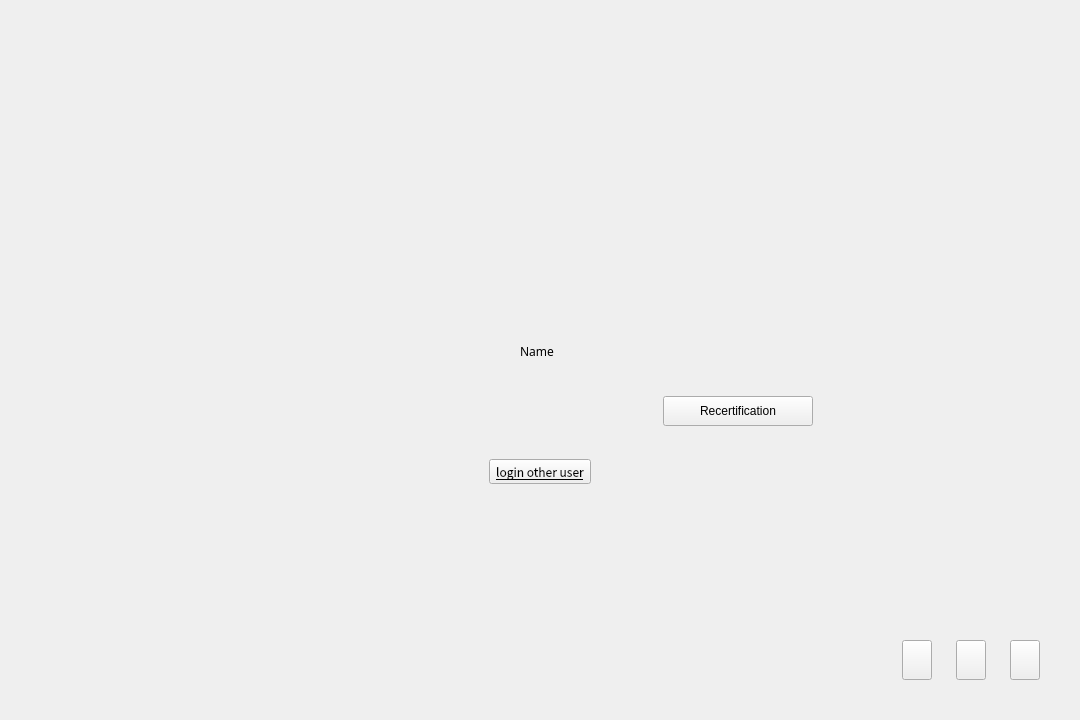
<?xml version="1.0" encoding="UTF-8"?>
<ui version="4.0">
 <class>GreeterLoginWindow</class>
 <widget class="QWidget" name="GreeterLoginWindow">
  <property name="geometry">
   <rect>
    <x>0</x>
    <y>0</y>
    <width>1080</width>
    <height>720</height>
   </rect>
  </property>
  <property name="sizePolicy">
   <sizepolicy hsizetype="Ignored" vsizetype="Ignored">
    <horstretch>0</horstretch>
    <verstretch>0</verstretch>
   </sizepolicy>
  </property>
  <property name="tabletTracking">
   <bool>false</bool>
  </property>
  <property name="windowTitle">
   <string>Form</string>
  </property>
  <property name="styleSheet">
   <string notr="true"/>
  </property>
  <layout class="QHBoxLayout" name="horizontalLayout" stretch="1,2,1">
   <property name="spacing">
    <number>0</number>
   </property>
   <property name="sizeConstraint">
    <enum>QLayout::SetNoConstraint</enum>
   </property>
   <property name="leftMargin">
    <number>40</number>
   </property>
   <property name="topMargin">
    <number>40</number>
   </property>
   <property name="rightMargin">
    <number>40</number>
   </property>
   <property name="bottomMargin">
    <number>40</number>
   </property>
   <item>
    <layout class="QVBoxLayout" name="leftV" stretch="0,0,0">
     <property name="spacing">
      <number>0</number>
     </property>
     <property name="sizeConstraint">
      <enum>QLayout::SetMinAndMaxSize</enum>
     </property>
     <property name="topMargin">
      <number>0</number>
     </property>
     <item>
      <spacer name="verticalSpacer">
       <property name="orientation">
        <enum>Qt::Vertical</enum>
       </property>
       <property name="sizeType">
        <enum>QSizePolicy::Expanding</enum>
       </property>
       <property name="sizeHint" stdset="0">
        <size>
         <width>20</width>
         <height>40</height>
        </size>
       </property>
      </spacer>
     </item>
     <item>
      <widget class="QWidget" name="JustForSpace" native="true">
       <property name="sizePolicy">
        <sizepolicy hsizetype="Preferred" vsizetype="Fixed">
         <horstretch>0</horstretch>
         <verstretch>0</verstretch>
        </sizepolicy>
       </property>
       <property name="minimumSize">
        <size>
         <width>114</width>
         <height>0</height>
        </size>
       </property>
       <property name="maximumSize">
        <size>
         <width>228</width>
         <height>0</height>
        </size>
       </property>
      </widget>
     </item>
     <item>
      <widget class="UserListWidget" name="userlist" native="true">
       <property name="sizePolicy">
        <sizepolicy hsizetype="Preferred" vsizetype="Preferred">
         <horstretch>0</horstretch>
         <verstretch>0</verstretch>
        </sizepolicy>
       </property>
       <property name="minimumSize">
        <size>
         <width>114</width>
         <height>62</height>
        </size>
       </property>
       <property name="maximumSize">
        <size>
         <width>228</width>
         <height>310</height>
        </size>
       </property>
       <property name="baseSize">
        <size>
         <width>0</width>
         <height>0</height>
        </size>
       </property>
       <property name="styleSheet">
        <string notr="true"/>
       </property>
      </widget>
     </item>
    </layout>
   </item>
   <item>
    <widget class="QWidget" name="centerV" native="true">
     <property name="sizePolicy">
      <sizepolicy hsizetype="Expanding" vsizetype="Expanding">
       <horstretch>0</horstretch>
       <verstretch>0</verstretch>
      </sizepolicy>
     </property>
     <layout class="QVBoxLayout" name="verticalLayout_2" stretch="6,11,4,1">
      <property name="spacing">
       <number>0</number>
      </property>
      <property name="topMargin">
       <number>1</number>
      </property>
      <property name="bottomMargin">
       <number>1</number>
      </property>
      <item>
       <spacer name="verticalSpacer_2">
        <property name="orientation">
         <enum>Qt::Vertical</enum>
        </property>
        <property name="sizeType">
         <enum>QSizePolicy::Preferred</enum>
        </property>
        <property name="sizeHint" stdset="0">
         <size>
          <width>20</width>
          <height>40</height>
         </size>
        </property>
       </spacer>
      </item>
      <item>
       <widget class="QWidget" name="center" native="true">
        <property name="sizePolicy">
         <sizepolicy hsizetype="Expanding" vsizetype="Expanding">
          <horstretch>0</horstretch>
          <verstretch>0</verstretch>
         </sizepolicy>
        </property>
        <layout class="QVBoxLayout" name="verticalLayout_4" stretch="8,1,1,1,5">
         <property name="spacing">
          <number>0</number>
         </property>
         <property name="sizeConstraint">
          <enum>QLayout::SetDefaultConstraint</enum>
         </property>
         <property name="leftMargin">
          <number>0</number>
         </property>
         <property name="topMargin">
          <number>0</number>
         </property>
         <property name="rightMargin">
          <number>0</number>
         </property>
         <property name="bottomMargin">
          <number>0</number>
         </property>
         <item>
          <widget class="QWidget" name="horizontalWidget_3" native="true">
           <property name="sizePolicy">
            <sizepolicy hsizetype="Expanding" vsizetype="Expanding">
             <horstretch>0</horstretch>
             <verstretch>0</verstretch>
            </sizepolicy>
           </property>
           <property name="minimumSize">
            <size>
             <width>0</width>
             <height>0</height>
            </size>
           </property>
           <property name="maximumSize">
            <size>
             <width>16777215</width>
             <height>16777215</height>
            </size>
           </property>
           <layout class="QHBoxLayout" name="horizontalLayout_3" stretch="0,5,0,0,0">
            <property name="spacing">
             <number>0</number>
            </property>
            <property name="sizeConstraint">
             <enum>QLayout::SetMaximumSize</enum>
            </property>
            <property name="leftMargin">
             <number>0</number>
            </property>
            <property name="topMargin">
             <number>0</number>
            </property>
            <property name="rightMargin">
             <number>0</number>
            </property>
            <property name="bottomMargin">
             <number>10</number>
            </property>
            <item>
             <spacer name="horizontalSpacer">
              <property name="orientation">
               <enum>Qt::Horizontal</enum>
              </property>
              <property name="sizeType">
               <enum>QSizePolicy::Preferred</enum>
              </property>
              <property name="sizeHint" stdset="0">
               <size>
                <width>40</width>
                <height>20</height>
               </size>
              </property>
             </spacer>
            </item>
            <item>
             <widget class="UserAvatarWidget" name="loginAvatar" native="true">
              <property name="sizePolicy">
               <sizepolicy hsizetype="Expanding" vsizetype="Expanding">
                <horstretch>0</horstretch>
                <verstretch>0</verstretch>
               </sizepolicy>
              </property>
              <property name="minimumSize">
               <size>
                <width>100</width>
                <height>100</height>
               </size>
              </property>
              <property name="maximumSize">
               <size>
                <width>180</width>
                <height>180</height>
               </size>
              </property>
              <property name="styleSheet">
               <string notr="true"/>
              </property>
             </widget>
            </item>
            <item>
             <widget class="FingerAuthAvatar" name="fingerAvatar" native="true">
              <property name="sizePolicy">
               <sizepolicy hsizetype="Expanding" vsizetype="Expanding">
                <horstretch>0</horstretch>
                <verstretch>0</verstretch>
               </sizepolicy>
              </property>
              <property name="minimumSize">
               <size>
                <width>100</width>
                <height>100</height>
               </size>
              </property>
              <property name="maximumSize">
               <size>
                <width>180</width>
                <height>180</height>
               </size>
              </property>
             </widget>
            </item>
            <item>
             <widget class="FaceAuthAvatar" name="faceAvatar" native="true">
              <property name="sizePolicy">
               <sizepolicy hsizetype="Expanding" vsizetype="Expanding">
                <horstretch>0</horstretch>
                <verstretch>0</verstretch>
               </sizepolicy>
              </property>
              <property name="minimumSize">
               <size>
                <width>100</width>
                <height>100</height>
               </size>
              </property>
              <property name="maximumSize">
               <size>
                <width>180</width>
                <height>180</height>
               </size>
              </property>
             </widget>
            </item>
            <item>
             <spacer name="horizontalSpacer_2">
              <property name="orientation">
               <enum>Qt::Horizontal</enum>
              </property>
              <property name="sizeType">
               <enum>QSizePolicy::Preferred</enum>
              </property>
              <property name="sizeHint" stdset="0">
               <size>
                <width>40</width>
                <height>20</height>
               </size>
              </property>
             </spacer>
            </item>
           </layout>
          </widget>
         </item>
         <item>
          <widget class="QWidget" name="horizontalWidget" native="true">
           <property name="sizePolicy">
            <sizepolicy hsizetype="Preferred" vsizetype="Preferred">
             <horstretch>0</horstretch>
             <verstretch>0</verstretch>
            </sizepolicy>
           </property>
           <layout class="QHBoxLayout" name="horizontalLayout_4">
            <property name="leftMargin">
             <number>0</number>
            </property>
            <property name="topMargin">
             <number>0</number>
            </property>
            <property name="rightMargin">
             <number>0</number>
            </property>
            <property name="bottomMargin">
             <number>18</number>
            </property>
            <item>
             <spacer name="horizontalSpacer_4">
              <property name="orientation">
               <enum>Qt::Horizontal</enum>
              </property>
              <property name="sizeHint" stdset="0">
               <size>
                <width>40</width>
                <height>20</height>
               </size>
              </property>
             </spacer>
            </item>
            <item>
             <widget class="ShadowLabel" name="label_userName">
              <property name="sizePolicy">
               <sizepolicy hsizetype="Preferred" vsizetype="Preferred">
                <horstretch>0</horstretch>
                <verstretch>0</verstretch>
               </sizepolicy>
              </property>
              <property name="baseSize">
               <size>
                <width>0</width>
                <height>0</height>
               </size>
              </property>
              <property name="font">
               <font>
                <family>Noto Sans CJK SC Light</family>
               </font>
              </property>
              <property name="styleSheet">
               <string notr="true"/>
              </property>
              <property name="text">
               <string>Name</string>
              </property>
              <property name="alignment">
               <set>Qt::AlignCenter</set>
              </property>
             </widget>
            </item>
            <item>
             <widget class="QWidget" name="JustForSpace_2" native="true">
              <property name="sizePolicy">
               <sizepolicy hsizetype="Fixed" vsizetype="Fixed">
                <horstretch>0</horstretch>
                <verstretch>0</verstretch>
               </sizepolicy>
              </property>
              <property name="minimumSize">
               <size>
                <width>0</width>
                <height>54</height>
               </size>
              </property>
             </widget>
            </item>
            <item>
             <spacer name="horizontalSpacer_5">
              <property name="orientation">
               <enum>Qt::Horizontal</enum>
              </property>
              <property name="sizeHint" stdset="0">
               <size>
                <width>40</width>
                <height>20</height>
               </size>
              </property>
             </spacer>
            </item>
           </layout>
          </widget>
         </item>
         <item>
          <widget class="QWidget" name="horizontalWidget_2" native="true">
           <property name="sizePolicy">
            <sizepolicy hsizetype="Expanding" vsizetype="Preferred">
             <horstretch>0</horstretch>
             <verstretch>0</verstretch>
            </sizepolicy>
           </property>
           <property name="minimumSize">
            <size>
             <width>0</width>
             <height>54</height>
            </size>
           </property>
           <property name="maximumSize">
            <size>
             <width>16777215</width>
             <height>60</height>
            </size>
           </property>
           <layout class="QHBoxLayout" name="horizontalLayout_5" stretch="0,0,0,0,0,0,0">
            <property name="spacing">
             <number>10</number>
            </property>
            <property name="leftMargin">
             <number>0</number>
            </property>
            <property name="topMargin">
             <number>0</number>
            </property>
            <property name="rightMargin">
             <number>0</number>
            </property>
            <property name="bottomMargin">
             <number>24</number>
            </property>
            <item>
             <spacer name="horizontalSpacer_9">
              <property name="orientation">
               <enum>Qt::Horizontal</enum>
              </property>
              <property name="sizeType">
               <enum>QSizePolicy::Expanding</enum>
              </property>
              <property name="sizeHint" stdset="0">
               <size>
                <width>40</width>
                <height>20</height>
               </size>
              </property>
             </spacer>
            </item>
            <item>
             <widget class="QLabel" name="label_JustForSpace">
              <property name="sizePolicy">
               <sizepolicy hsizetype="Fixed" vsizetype="Preferred">
                <horstretch>0</horstretch>
                <verstretch>0</verstretch>
               </sizepolicy>
              </property>
              <property name="minimumSize">
               <size>
                <width>36</width>
                <height>0</height>
               </size>
              </property>
              <property name="text">
               <string/>
              </property>
             </widget>
            </item>
            <item>
             <widget class="GreeterLineEdit" name="promptEdit" native="true">
              <property name="sizePolicy">
               <sizepolicy hsizetype="Expanding" vsizetype="Preferred">
                <horstretch>0</horstretch>
                <verstretch>0</verstretch>
               </sizepolicy>
              </property>
              <property name="minimumSize">
               <size>
                <width>220</width>
                <height>30</height>
               </size>
              </property>
              <property name="maximumSize">
               <size>
                <width>270</width>
                <height>36</height>
               </size>
              </property>
              <property name="focusPolicy">
               <enum>Qt::NoFocus</enum>
              </property>
              <property name="styleSheet">
               <string notr="true"/>
              </property>
             </widget>
            </item>
            <item>
             <widget class="LoginButton" name="btn_autologin" native="true">
              <property name="sizePolicy">
               <sizepolicy hsizetype="Expanding" vsizetype="Preferred">
                <horstretch>0</horstretch>
                <verstretch>0</verstretch>
               </sizepolicy>
              </property>
              <property name="minimumSize">
               <size>
                <width>150</width>
                <height>30</height>
               </size>
              </property>
              <property name="maximumSize">
               <size>
                <width>180</width>
                <height>36</height>
               </size>
              </property>
              <property name="styleSheet">
               <string notr="true"/>
              </property>
             </widget>
            </item>
            <item>
             <widget class="QPushButton" name="btn_reAuth">
              <property name="minimumSize">
               <size>
                <width>150</width>
                <height>30</height>
               </size>
              </property>
              <property name="maximumSize">
               <size>
                <width>180</width>
                <height>36</height>
               </size>
              </property>
              <property name="text">
               <string>Recertification</string>
              </property>
             </widget>
            </item>
            <item>
             <widget class="QLabel" name="label_capsLock">
              <property name="sizePolicy">
               <sizepolicy hsizetype="Fixed" vsizetype="Fixed">
                <horstretch>0</horstretch>
                <verstretch>0</verstretch>
               </sizepolicy>
              </property>
              <property name="minimumSize">
               <size>
                <width>30</width>
                <height>30</height>
               </size>
              </property>
              <property name="maximumSize">
               <size>
                <width>30</width>
                <height>30</height>
               </size>
              </property>
              <property name="styleSheet">
               <string notr="true"/>
              </property>
              <property name="text">
               <string/>
              </property>
             </widget>
            </item>
            <item>
             <spacer name="horizontalSpacer_8">
              <property name="orientation">
               <enum>Qt::Horizontal</enum>
              </property>
              <property name="sizeType">
               <enum>QSizePolicy::Expanding</enum>
              </property>
              <property name="sizeHint" stdset="0">
               <size>
                <width>40</width>
                <height>20</height>
               </size>
              </property>
             </spacer>
            </item>
           </layout>
          </widget>
         </item>
         <item>
          <widget class="QWidget" name="widget" native="true">
           <layout class="QHBoxLayout" name="horizontalLayout_7">
            <property name="spacing">
             <number>0</number>
            </property>
            <property name="bottomMargin">
             <number>1</number>
            </property>
            <item>
             <spacer name="horizontalSpacer_6">
              <property name="orientation">
               <enum>Qt::Horizontal</enum>
              </property>
              <property name="sizeHint" stdset="0">
               <size>
                <width>40</width>
                <height>20</height>
               </size>
              </property>
             </spacer>
            </item>
            <item>
             <widget class="QToolButton" name="btn_notListAndCancel">
              <property name="enabled">
               <bool>true</bool>
              </property>
              <property name="sizePolicy">
               <sizepolicy hsizetype="Preferred" vsizetype="Preferred">
                <horstretch>0</horstretch>
                <verstretch>0</verstretch>
               </sizepolicy>
              </property>
              <property name="font">
               <font>
                <family>Noto Sans CJK SC</family>
                <underline>true</underline>
               </font>
              </property>
              <property name="cursor">
               <cursorShape>PointingHandCursor</cursorShape>
              </property>
              <property name="styleSheet">
               <string notr="true"/>
              </property>
              <property name="text">
               <string>login other user</string>
              </property>
             </widget>
            </item>
            <item>
             <spacer name="horizontalSpacer_7">
              <property name="orientation">
               <enum>Qt::Horizontal</enum>
              </property>
              <property name="sizeHint" stdset="0">
               <size>
                <width>40</width>
                <height>20</height>
               </size>
              </property>
             </spacer>
            </item>
            <item>
             <widget class="QWidget" name="JustForSpace_3" native="true">
              <property name="sizePolicy">
               <sizepolicy hsizetype="Preferred" vsizetype="Preferred">
                <horstretch>0</horstretch>
                <verstretch>0</verstretch>
               </sizepolicy>
              </property>
              <property name="minimumSize">
               <size>
                <width>0</width>
                <height>25</height>
               </size>
              </property>
              <property name="maximumSize">
               <size>
                <width>0</width>
                <height>25</height>
               </size>
              </property>
             </widget>
            </item>
           </layout>
          </widget>
         </item>
         <item>
          <widget class="QWidget" name="widget" native="true">
           <layout class="QHBoxLayout" name="horizontalLayout_6" stretch="1">
            <property name="spacing">
             <number>0</number>
            </property>
            <property name="topMargin">
             <number>18</number>
            </property>
            <property name="bottomMargin">
             <number>1</number>
            </property>
            <item alignment="Qt::AlignHCenter|Qt::AlignTop">
             <widget class="ShadowLabel" name="label_tips">
              <property name="sizePolicy">
               <sizepolicy hsizetype="Preferred" vsizetype="Preferred">
                <horstretch>0</horstretch>
                <verstretch>0</verstretch>
               </sizepolicy>
              </property>
              <property name="minimumSize">
               <size>
                <width>120</width>
                <height>30</height>
               </size>
              </property>
              <property name="maximumSize">
               <size>
                <width>16777215</width>
                <height>30</height>
               </size>
              </property>
              <property name="font">
               <font>
                <family>Noto Sans CJK SC Light</family>
               </font>
              </property>
              <property name="styleSheet">
               <string notr="true"/>
              </property>
              <property name="text">
               <string/>
              </property>
              <property name="alignment">
               <set>Qt::AlignCenter</set>
              </property>
             </widget>
            </item>
           </layout>
          </widget>
         </item>
        </layout>
       </widget>
      </item>
      <item>
       <spacer name="verticalSpacer_3">
        <property name="orientation">
         <enum>Qt::Vertical</enum>
        </property>
        <property name="sizeType">
         <enum>QSizePolicy::Preferred</enum>
        </property>
        <property name="sizeHint" stdset="0">
         <size>
          <width>20</width>
          <height>40</height>
         </size>
        </property>
       </spacer>
      </item>
      <item alignment="Qt::AlignHCenter|Qt::AlignBottom">
       <widget class="ShadowLabel" name="label_dataAndTime">
        <property name="sizePolicy">
         <sizepolicy hsizetype="Preferred" vsizetype="Preferred">
          <horstretch>0</horstretch>
          <verstretch>0</verstretch>
         </sizepolicy>
        </property>
        <property name="font">
         <font>
          <family>Noto Sans CJK SC Light</family>
         </font>
        </property>
        <property name="styleSheet">
         <string notr="true"/>
        </property>
        <property name="text">
         <string/>
        </property>
        <property name="scaledContents">
         <bool>false</bool>
        </property>
        <property name="wordWrap">
         <bool>false</bool>
        </property>
       </widget>
      </item>
     </layout>
    </widget>
   </item>
   <item>
    <layout class="QVBoxLayout" name="rightV">
     <property name="spacing">
      <number>0</number>
     </property>
     <property name="topMargin">
      <number>0</number>
     </property>
     <item>
      <spacer name="verticalSpacer_4">
       <property name="orientation">
        <enum>Qt::Vertical</enum>
       </property>
       <property name="sizeHint" stdset="0">
        <size>
         <width>20</width>
         <height>40</height>
        </size>
       </property>
      </spacer>
     </item>
     <item>
      <widget class="QWidget" name="rightBottom" native="true">
       <property name="sizePolicy">
        <sizepolicy hsizetype="Preferred" vsizetype="Preferred">
         <horstretch>0</horstretch>
         <verstretch>0</verstretch>
        </sizepolicy>
       </property>
       <property name="minimumSize">
        <size>
         <width>114</width>
         <height>40</height>
        </size>
       </property>
       <property name="maximumSize">
        <size>
         <width>228</width>
         <height>40</height>
        </size>
       </property>
       <layout class="QHBoxLayout" name="horizontalLayout_2" stretch="0,1,1,1">
        <property name="spacing">
         <number>24</number>
        </property>
        <property name="leftMargin">
         <number>0</number>
        </property>
        <property name="topMargin">
         <number>0</number>
        </property>
        <property name="rightMargin">
         <number>0</number>
        </property>
        <property name="bottomMargin">
         <number>0</number>
        </property>
        <item>
         <spacer name="horizontalSpacer_3">
          <property name="orientation">
           <enum>Qt::Horizontal</enum>
          </property>
          <property name="sizeHint" stdset="0">
           <size>
            <width>40</width>
            <height>20</height>
           </size>
          </property>
         </spacer>
        </item>
        <item>
         <widget class="QToolButton" name="btn_session">
          <property name="sizePolicy">
           <sizepolicy hsizetype="Expanding" vsizetype="Maximum">
            <horstretch>1</horstretch>
            <verstretch>1</verstretch>
           </sizepolicy>
          </property>
          <property name="minimumSize">
           <size>
            <width>24</width>
            <height>20</height>
           </size>
          </property>
          <property name="maximumSize">
           <size>
            <width>48</width>
            <height>40</height>
           </size>
          </property>
          <property name="sizeIncrement">
           <size>
            <width>0</width>
            <height>0</height>
           </size>
          </property>
          <property name="cursor">
           <cursorShape>PointingHandCursor</cursorShape>
          </property>
          <property name="tabletTracking">
           <bool>true</bool>
          </property>
          <property name="styleSheet">
           <string notr="true"/>
          </property>
          <property name="text">
           <string/>
          </property>
         </widget>
        </item>
        <item>
         <widget class="QToolButton" name="btn_keyboard">
          <property name="sizePolicy">
           <sizepolicy hsizetype="Maximum" vsizetype="Maximum">
            <horstretch>1</horstretch>
            <verstretch>1</verstretch>
           </sizepolicy>
          </property>
          <property name="minimumSize">
           <size>
            <width>24</width>
            <height>20</height>
           </size>
          </property>
          <property name="maximumSize">
           <size>
            <width>48</width>
            <height>40</height>
           </size>
          </property>
          <property name="cursor">
           <cursorShape>PointingHandCursor</cursorShape>
          </property>
          <property name="tabletTracking">
           <bool>true</bool>
          </property>
          <property name="styleSheet">
           <string notr="true"/>
          </property>
          <property name="text">
           <string/>
          </property>
         </widget>
        </item>
        <item>
         <widget class="QToolButton" name="btn_power">
          <property name="sizePolicy">
           <sizepolicy hsizetype="Fixed" vsizetype="Fixed">
            <horstretch>1</horstretch>
            <verstretch>1</verstretch>
           </sizepolicy>
          </property>
          <property name="minimumSize">
           <size>
            <width>24</width>
            <height>20</height>
           </size>
          </property>
          <property name="maximumSize">
           <size>
            <width>48</width>
            <height>40</height>
           </size>
          </property>
          <property name="cursor">
           <cursorShape>PointingHandCursor</cursorShape>
          </property>
          <property name="tabletTracking">
           <bool>true</bool>
          </property>
          <property name="styleSheet">
           <string notr="true"/>
          </property>
          <property name="text">
           <string/>
          </property>
         </widget>
        </item>
       </layout>
      </widget>
     </item>
    </layout>
   </item>
  </layout>
 </widget>
 <customwidgets>
  <customwidget>
   <class>UserAvatarWidget</class>
   <extends>QWidget</extends>
   <header location="global">useravatarwidget.h</header>
   <container>1</container>
  </customwidget>
  <customwidget>
   <class>UserListWidget</class>
   <extends>QWidget</extends>
   <header location="global">userlistwidget.h</header>
   <container>1</container>
  </customwidget>
  <customwidget>
   <class>GreeterLineEdit</class>
   <extends>QWidget</extends>
   <header location="global">greeterlineedit.h</header>
   <container>1</container>
  </customwidget>
  <customwidget>
   <class>LoginButton</class>
   <extends>QWidget</extends>
   <header location="global">loginbutton.h</header>
   <container>1</container>
  </customwidget>
  <customwidget>
   <class>ShadowLabel</class>
   <extends>QLabel</extends>
   <header location="global">shadowlabel.h</header>
  </customwidget>
  <customwidget>
   <class>FingerAuthAvatar</class>
   <extends>QWidget</extends>
   <header location="global">finger-auth-avatar.h</header>
   <container>1</container>
  </customwidget>
  <customwidget>
   <class>FaceAuthAvatar</class>
   <extends>QWidget</extends>
   <header location="global">face-auth-avatar.h</header>
   <container>1</container>
  </customwidget>
 </customwidgets>
 <resources/>
 <connections/>
</ui>
